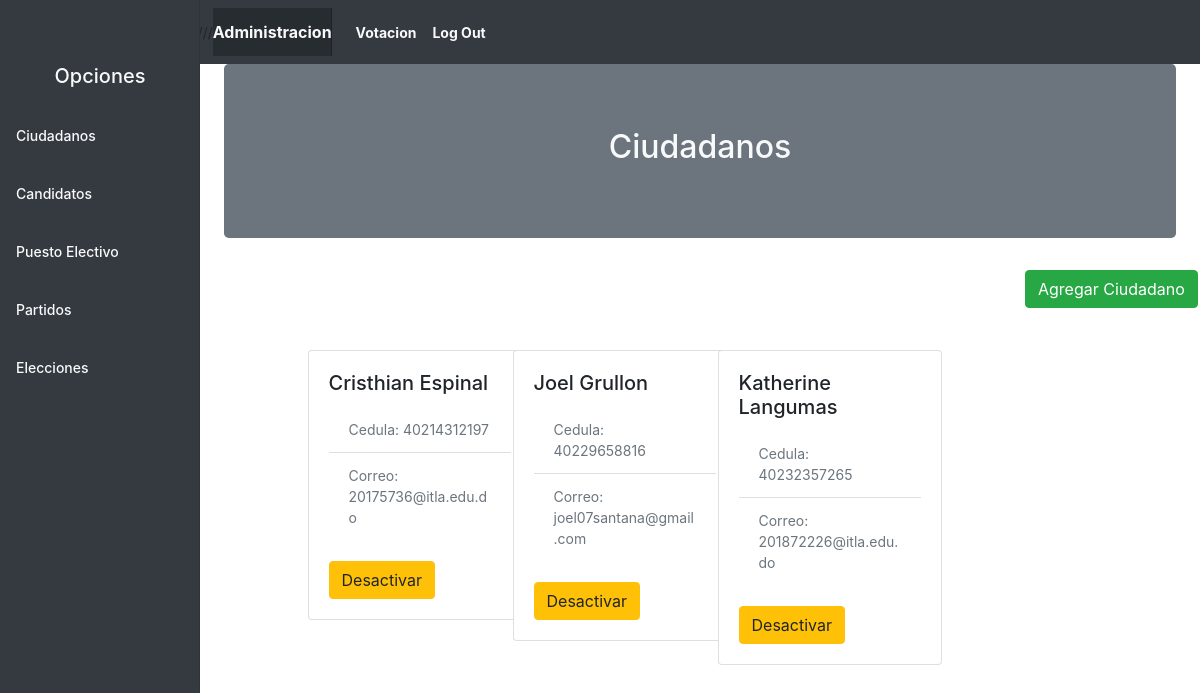
Page /folders/AdministrationPages/Ciudadanos/vistas/CiudadanosAdmin.php (signed in) on the committed database.
### tables this page shows
CREATE TABLE IF NOT EXISTS `Ciudadanos` (
  `cedula` VARCHAR(20) NOT NULL,
  `nombre` VARCHAR(45) NOT NULL,
  `apellido` VARCHAR(45) NOT NULL,
  `email` VARCHAR(45) NOT NULL,
  `estado` TINYINT NOT NULL DEFAULT 0,
  PRIMARY KEY (`cedula`));

### folders/databaseHandler/databaseConnection.php (called while the page is built, shortened)
<?php
class databaseConnection {
    function __construct($directory)
    {
        $this->json = new JsonFileHandler($directory,'connection');
        $read = $this->json->getJSON();
        $this->db = new mysqli($read->server,$read->user,$read->password,$read->database);
    }
}
?>

### folders/helpers/FileHandler/JsonFileHandler.php (called while the page is built, shortened)
<?php
class JsonFileHandler{
    private $directory;
    private $name;
    function __construct($directory = '../databaseHandler')
    {
        $this->directory = $directory;
        $this->name = 'connection';
    }
    public function getJSON() {
        $path = $this->directory . '/' . $this->name . '.json';
        $file = fopen($path, 'r');
        $fileDecode = fread($file, filesize($path));
        return json_decode($fileDecode);
    }
}
?>

### folders/AdministrationPages/Ciudadanos/servicios/CiudadanosHandler.php (called while the page is built, shortened)
<?php
require_once '../../../databaseHandler/databaseConnection.php';
class CiudadanosHandler implements IDataBaseHandler
{
    private $connection;
    function __construct($directory)
    {
        $this->connection = new databaseConnection($directory);
    }
    function getAll()
    {
        $tableList = array();
        $stm = $this->connection->db->prepare('Select * FROM Ciudadanos');
        $stm->execute();
        $result = $stm->get_result();
        if ($result->num_rows === 0) {
            return $tableList;
        } else {
            while ($row = $result->fetch_object()) {
                $user = new Ciudadanos();
                $user->cedula = $row->cedula;
                $user->nombre = $row->nombre;
                $user->apellido = $row->apellido;
                $user->email = $row->email;
                $user->estado = $row->estado;
                array_push($tableList, $user);
            }
            return $tableList;
        }
    }
}

### folders/AdministrationPages/Ciudadanos/vistas/CiudadanosAdmin.php (the view, shortened to what this page needs)
<?php
require_once '../../../layouts/layout.php';
require_once '../../../helpers/FileHandler/JsonFileHandler.php';
require_once '../../Ciudadanos/servicios/CiudadanosHandler.php';
$layout = new Layout(true, 'Ciudadanos', false);
$dataCiudadanos = new CiudadanosHandler('../../../databaseHandler');
$puestosCiudadanos = $dataCiudadanos->getAll();
?>
<?php $layout->Header(); ?>
<div class="row">
    <div class="col-md-10"></div>
    <div class="col-md-2"><a class="btn btn-success" href="agregarCiudadano.php">Agregar Ciudadano</a></div>
</div>
<br>
<br>
<div class="row">
    <div class="col-md-3"></div>
    <?php if ($puestosCiudadanos == "" || $puestosCiudadanos == null) : ?>
        <div class="col-md-4">
            <h2>No hay ciudadanos agregados.</h2>
        </div>
    <?php else : ?>
        <?php foreach ($puestosCiudadanos as $post) : ?>
            <div class="col-md-2">
                <div class="card" style="width: 14rem;">
                    <div class="card-body">
                        <h5 class="card-title "><?= $post->nombre;?> <?= $post->apellido;?></h5>
                        <ul class="list-group list-group-flush text-muted">
                            <li class="list-group-item">Cedula: <?= $post->cedula; ?></li>
                            <li class="list-group-item">Correo: <?= $post->email; ?></li>
                        </ul>
                        <br>
                        <?php if ($post->estado == 1) : ?>
                            <a href="../servicios/desactivarCiudadano.php?cedula=<?= $post->cedula; ?>" class="btn btn-warning">Desactivar</a>
                        <?php else : ?>
                            <a href="../servicios/activarCiudadano.php?cedula=<?= $post->cedula; ?>" class="btn btn-warning">Activar</a>
                        <?php endif; ?>
                    </div>
                </div>
            </div>
        <?php endforeach; ?>
    <?php endif; ?>
</div>
<?php $layout->Footer(); ?>

### folders/layouts/layout.php (shortened to what this page needs)
<?php
class Layout
{
    public $directory;
    public $title;
    public $type;
    public $menu;
    function __construct($action, $title, $type)
    {
        $this->action    = $action;
        $this->directory = ($this->action) ? "../../../../" : "";
        $this->title     = $title;
        $this->type      = $type;
    }
    public function header()
    {
        $this->logout = ($this->type) ? $this->directory . "folders/VistaElector/login/servicio/logout.php" : $this->directory . "folders/AdministrationPages/Login/servicios/logoutAdministration.php";
        if ($this->type == false) {
            $this->menu = <<<EOF
            <h5 class="text-light text-center ">Opciones</h5><Br>
            <li class="nav-item">
            <a class="nav-link text-light" href="{$this->directory}folders\AdministrationPages\Ciudadanos/vistas\CiudadanosAdmin.php">
            <span data-feather="users"></span> Ciudadanos
            </a>
            </li><Br>
            <li class="nav-item">
            <a class="nav-link text-light" href="{$this->directory}folders\AdministrationPages\Candidatos/vistas\candidatoIndex.php">
            <span data-feather="users"></span> Candidatos
            </a>
            </li><Br>
            <li class="nav-item">
        <a class="nav-link text-light" href="{$this->directory}folders\AdministrationPages\PuestoElectivo/vistas\PuestoElectivo.php">
        <span data-feather="file"></span> Puesto Electivo
        </a>
        </li><Br>
        <li class="nav-item">
        <a class="nav-link text-light" href="{$this->directory}folders\AdministrationPages\Partidos/vistas\PartidoAdministracion.php">
        <span data-feather="layers"></span> Partidos
        </a>
        </li><Br>
        <li class="nav-item">
        <a class="nav-link text-light" href="{$this->directory}folders\AdministrationPages\Elecciones/vistas\EleccionesAdmin.php">
        <span data-feather="bar-chart-2"></span> Elecciones
        </a>
        </li><Br>
        EOF;
        } else {
            $this->menu = "";
        }
        $header = <<<EOF
        <!doctype html>
        <html lang="en">
        <head>
        <meta charset="utf-8">
        <meta name="viewport" content="width=device-width, initial-scale=1, shrink-to-fit=no">
        <title>$this->title</title>
        <link href="{$this->directory}folders\css\librarys\bootstrap\bootstrap.min.css" rel="stylesheet">
        <link href="{$this->directory}folders\css\dashboard.css" rel="stylesheet">
        </head>
        <header>
        <nav class="navbar navbar-expand-lg navbar-light bg-dark ">
  <div class="container-fluid row">
        <a>///////////////////////////////////////</a>
    <strong><a class="navbar-brand text-light" href="{$this->directory}folders\AdministrationPages\Login/vista/Administracion.php">Administracion</a></strong>
    <button class="navbar-toggler" type="button" data-bs-toggle="collapse" data-bs-target="#navbarNavDropdown" aria-controls="navbarNavDropdown" aria-expanded="false" aria-label="Toggle navigation">
      <span class="navbar-toggler-icon"></span>
    </button>
    <div class="collapse navbar-collapse" id="navbarNavDropdown">
      <ul class="navbar-nav">
        <li class="nav-item">
        <strong><a class="nav-link active text-light" aria-current="page" href="{$this->logout}">Votacion</a></strong>
        </li>
        <li class="nav-item">
        <strong><a class="nav-link active text-light" href="{$this->logout}">Log Out</a></strong>
        </li>
      </ul>
    </div>
  </div>
</nav>
<div class="container-fluid">
        <div class="row">
        <nav id="sidebarMenu" class="col-md-3 col-lg-2 d-md-block bg-dark sidebar collapse">
        <div class="sidebar-sticky pt-3">
        <ul class="nav flex-column">
        <li class="nav-item">
        </li>
        {$this->menu}
        </ul>
        </div>
        </nav>
        <main role="main" class="col-md-9 ml-sm-auto col-lg-10 px-md-4">
        <div class="jumbotron bg-secondary">
        <h1 class="h2 text-center text-light">{$this->title}</h1>
        </div>
        </div>
        </main>
    </div>
    </div>
    </header>
    <body>
    </header>
    <body>
EOF;
        echo $header;
    }
    public function Footer()
    {
        $footer = <<<EOF
    </body></html>
    <script src="{$this->directory}folders\js\librarys\jquery\jquery-3.5.1.min.js"></script>
    <script src="{$this->directory}folders\js\librarys\bootstrap\bootstrap.min.js"></script>
    <script src="{$this->directory}folders/js/librarys/toastr/toastr.min.js"></script>
    <script src="{$this->directory}folders\js\librarys\jquery\jquery-3.5.1.min.js"></script>
EOF;
        echo $footer;
    }
}

### folders/css/dashboard.css (style rules this page uses)
body { font-size: 0.875rem; }
.sidebar { position: fixed; top: 0; bottom: 0; left: 0; z-index: 100; padding: 48px 0 0; box-shadow: inset -1px 0 0 rgba(0, 0, 0, 0.1); }
.sidebar-sticky { position: relative; top: 0; height: calc(100vh - 48px); padding-top: 0.5rem; overflow-x: hidden; overflow-y: auto; }
.sidebar .nav-link { font-weight: 500; color: #333; }
.navbar-brand { padding-top: 0.75rem; padding-bottom: 0.75rem; font-size: 1rem; background-color: rgba(0, 0, 0, 0.25); box-shadow: inset -1px 0 0 rgba(0, 0, 0, 0.25); }

### rows in the picture
ciudadanos: nombre "Cristhian", apellido "Espinal", cedula "40214312197", email "20175736@itla.edu.do"
ciudadanos: nombre "Joel", apellido "Grullon", cedula "40229658816", email "joel07santana@gmail.com"
ciudadanos: nombre "Katherine", apellido "Langumas", cedula "40232357265", email "201872226@itla.edu.do"

### other values in the picture
$this->title "Ciudadanos"
